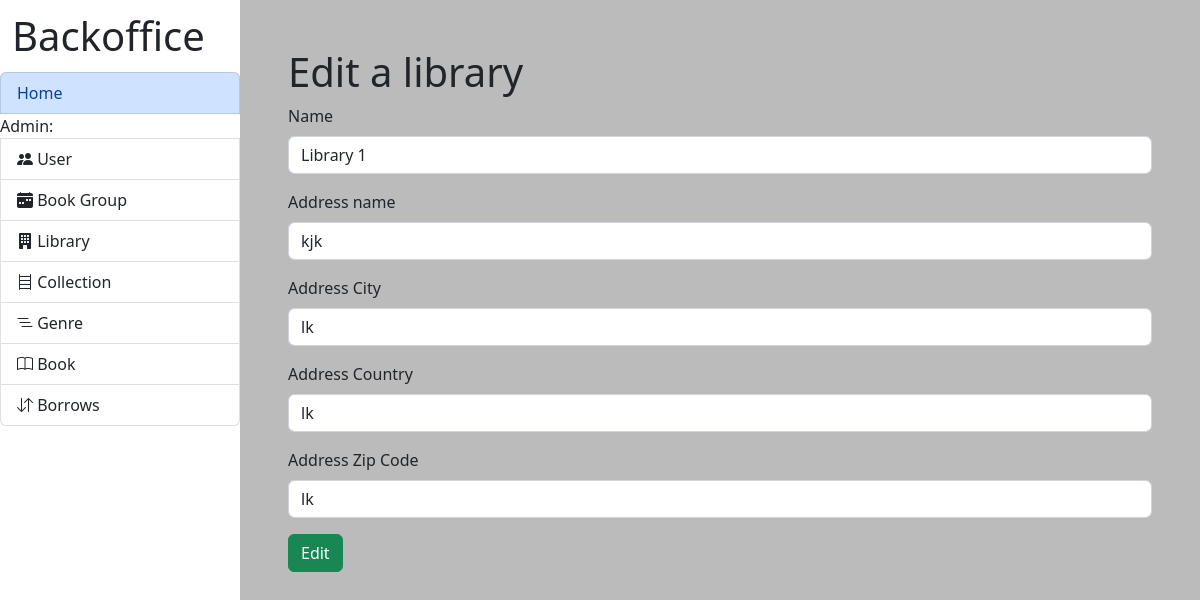
The app's page /lib/admin/library/edit/1/, older data.
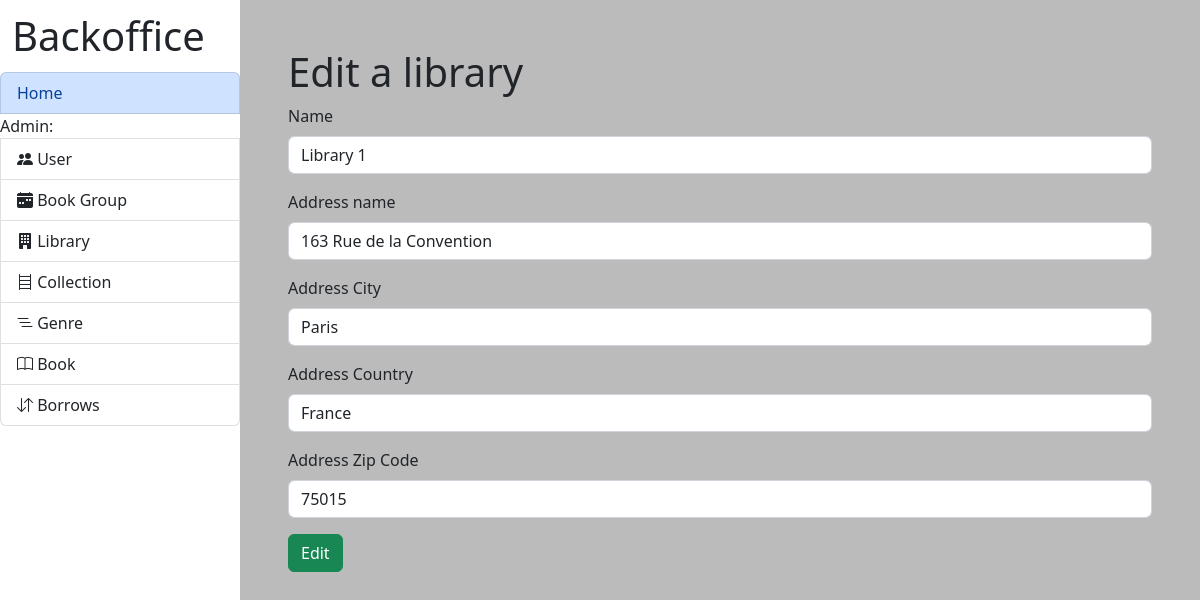
The same page, newer data.
### lib/models.py (models this page shows)
class Library(models.Model):
    name = models.CharField(max_length=200)
    address_name = models.TextField(max_length=500)
    address_city = models.TextField(max_length=500)
    address_country = models.TextField(max_length=500)
    address_zip_code = models.TextField(max_length=500)
    creation_date = models.DateTimeField(auto_now_add=True)
    modification_date = models.DateTimeField(auto_now=True)

### lib/views.py (the view)
# urls.py: path('admin/library/edit/<int:id>/', views.edit_library_admin, name='edit_library_admin'), #admin, bookseller
def edit_library_admin(request, id):
    try:
        if request.user.is_authenticated and UserData.objects.get(user=request.user).role not in ['admin', 'bookseller']:
            messages.error(request, '403, Access denied')
            return redirect('index')
        library = Library.objects.get(pk=id)
        if request.method == 'POST':
            library.name = request.POST["name"]
            library.address_name = request.POST["address_name"]
            library.address_city = request.POST["address_city"]
            library.address_country = request.POST["address_country"]
            library.address_zip_code = request.POST["address_zip_code"]
            library.save()
            messages.success(request, "library modified")
            return redirect('list_libraries_admin')
        else :
            return render(request, "admin/library/edit_library.html", { 'library': library })
    except Library.DoesNotExist:
        messages.error(request, 'error')
        return redirect('list_libraries_admin')

### library/context_processors.py (called while the page is built)
def extras(request):
    libraries = Library.objects.all()
    genre = Genre.objects.all()
    collection = Collection.objects.all()
    users = User.objects.all().order_by('-date_joined')
    userdata = UserData.objects.all()
    books = Books.objects.all()
    instances = InstanceBook.objects.all()
    lecture_group = LectureGroup.objects.all()
    lecturer = Lecturer.objects.all()
    forum = Forum.objects.all()
    return {
        'context_libraries': libraries,
        'context_genre': genre,
        'context_collection': collection,
        'context_users': users,
        'context_user_data': userdata,
        'context_books': books,
        'context_instances': instances,
        'context_lecture_group': lecture_group,
        'context_lecturer': lecturer,
        'context_forums': forum,
    }

### lib/templates/admin/library/edit_library.html (shortened to what this page needs)
{% extends 'admin/index.html' %}
{% block content %}
<h1>Edit a library</h1>
<form action="{% url 'edit_library_admin' library.pk %}" method="post">
  <fieldset>
    <div class="mb-3">
      <label for="name" class="form-label">Name</label>
      <input
        type="text"
        name="name"
        class="form-control"
        id="name"
        value="{{ library.name }}"
      />
    </div>
    <div class="mb-3">
      <label for="address_name" class="form-label">Address name</label>
      <input
        type="text"
        name="address_name"
        class="form-control"
        id="address_name"
        value="{{ library.address_name }}"
      />
    </div>
    <div class="mb-3">
      <label for="address_city" class="form-label">Address City</label>
      <input
        type="text"
        name="address_city"
        class="form-control"
        id="address_city"
        value="{{ library.address_city }}"
      />
    </div>
    <div class="mb-3">
      <label for="address_country" class="form-label">Address Country</label>
      <input
        type="text"
        name="address_country"
        class="form-control"
        id="address_country"
        value="{{ library.address_country }}"
      />
    </div>
    <div class="mb-3">
      <label for="address_zip_code" class="form-label">Address Zip Code</label>
      <input
        type="text"
        name="address_zip_code"
        class="form-control"
        id="address_zip_code"
        value="{{ library.address_zip_code }}"
      />
    </div>
  </fieldset>
  <button type="submit" class="btn btn-success">Edit</button>
</form>
{% endblock content %}

Row changes from the older to the newer data that the page shows:
changed Library "Library 1": address_name "kjk" → "163 Rue de la Convention"; address_city "lk" → "Paris"; address_country "lk" → "France"; address_zip_code "lk" → "75015"
